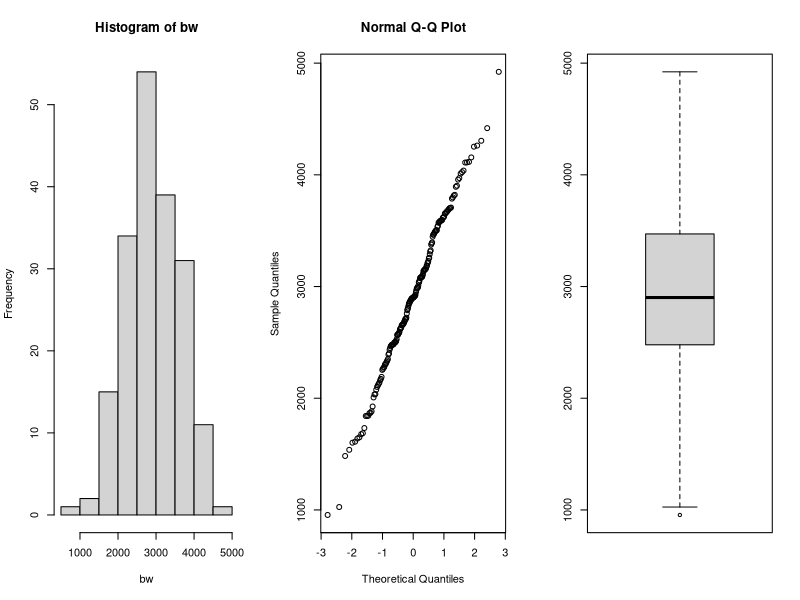
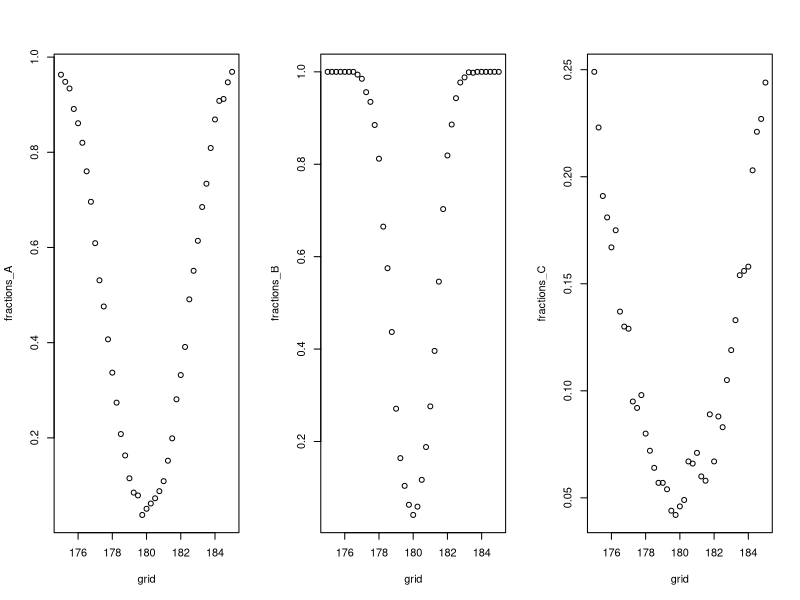
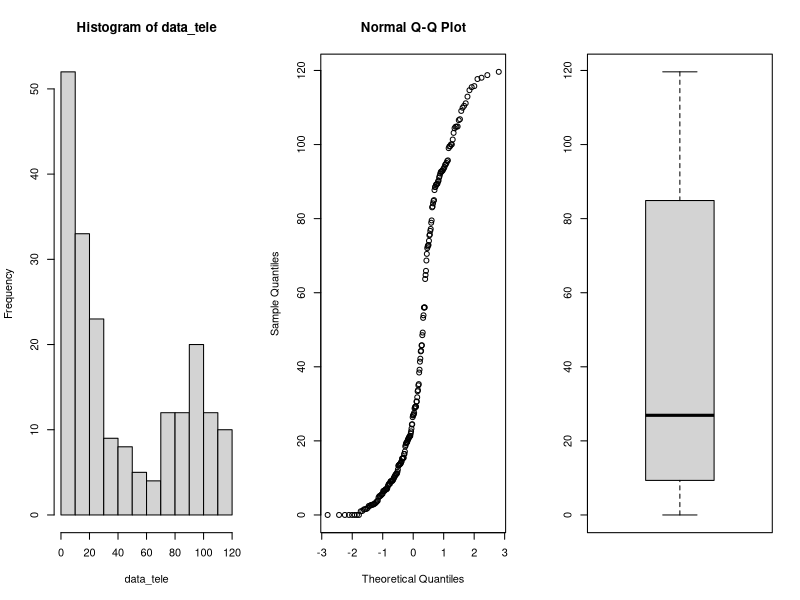
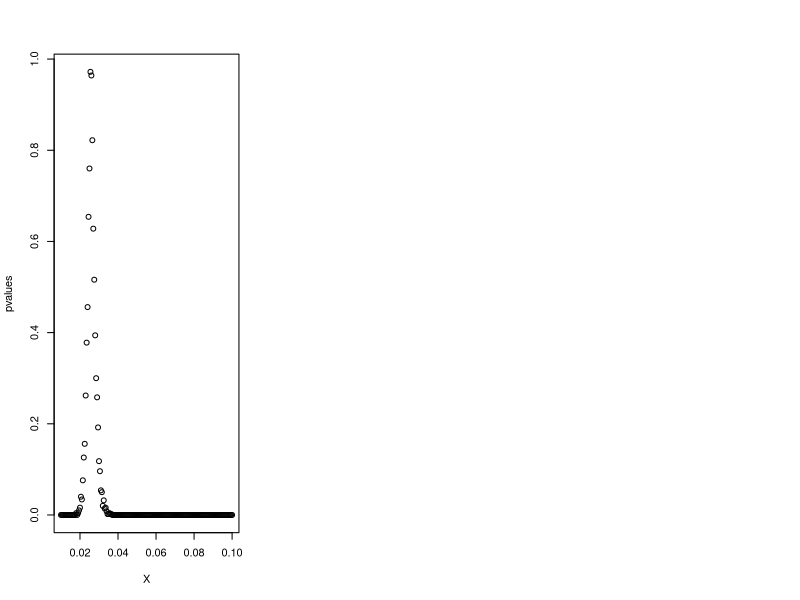
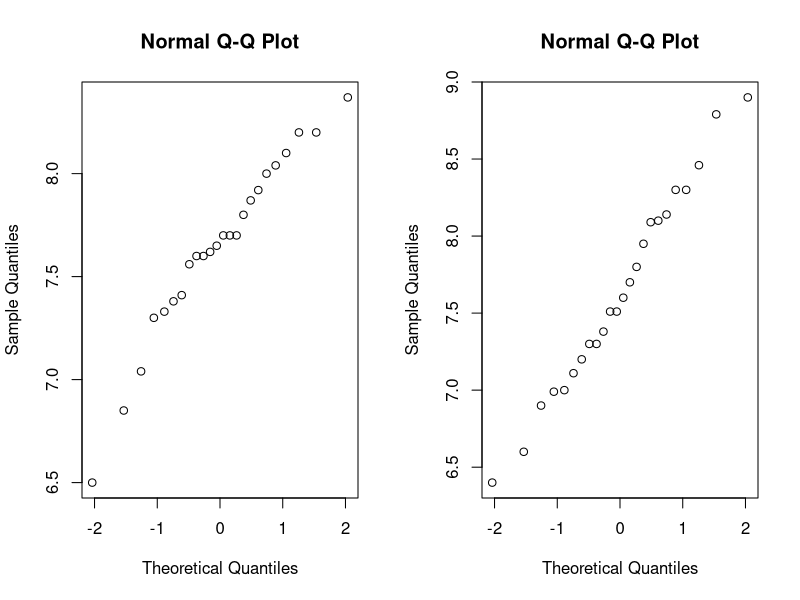
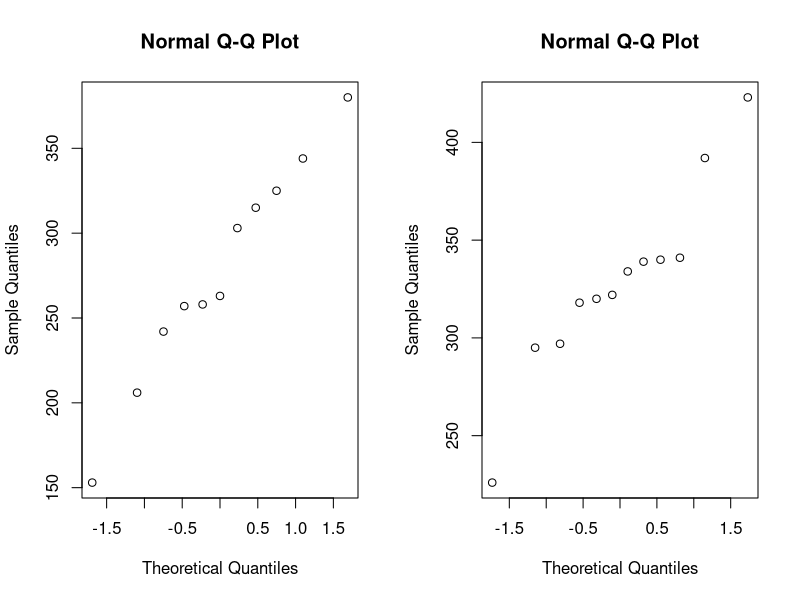
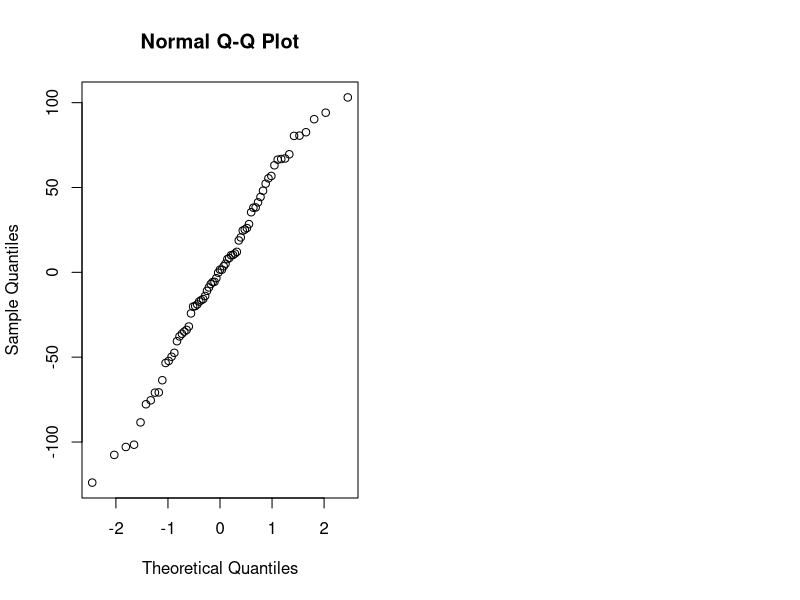

Write R code to recreate these figures, in order.
## ---- chunk 1
library(tidyverse)
library(rstudioapi)

knitr::opts_chunk$set(echo = TRUE)
options(knitr.table.format = "latex")
setwd(dirname(getActiveDocumentContext()$path))
# round numbers to 4 digits
options(scipen = 1, digits = 4)
## ---- chunk 2
par(mfrow=c(1,3))
data=read.table(file="data/birthweight.txt",header=TRUE)

bw = data$birthweight
hist(bw)
qqnorm(bw)
boxplot(bw)
shapiro.test(bw)

## ---- chunk 3
m = mean(bw)
sd = sd(bw)
n = length(bw)
error = qnorm(0.95)*sd/sqrt(n)
ci = c(m-error, m+error)
m
ci
## ---- chunk 4
t.test(bw, mu=2800, alternative = "greater", conf.level = 0.95)
## ---- chunk 5
n <- m <- 30
mu <- 180
nu <- 175
sd <- 5
grid <- seq(175,185, by=0.25)

power_function<-function(grid,n,m,mu,sd) {
  B <- 1000
  p <- numeric(B)
  G <- length(grid)
  fractions <- numeric(G)
  for (grid_nu in 1:G){
    p <- numeric(B)
    for (b in 1:B){
      x <- rnorm(n,mu,sd)
      y <- rnorm(m,grid[grid_nu],sd)
      p[b] <- t.test(x,y, var.equal = TRUE)[[3]]
    }
    fractions[grid_nu] <- mean(p<0.05)
  }
  return(fractions)
}

fractions_A <- power_function(grid,n,m,mu,sd)

## ---- chunk 6
n <- m <- 100
mu <- 180
sd <- 5

fractions_B <- power_function(grid,n,m,mu,sd)
## ---- chunk 7
n <- m <- 30
mu <- 180
sd <- 15

fractions_C <- power_function(grid,n,m,mu,sd)
par(mfrow=c(1,3))
plot(grid,fractions_A)
plot(grid,fractions_B)
plot(grid,fractions_C)
## ---- chunk 8
data<-read.table(file="data/telephone.txt",header=TRUE)
data_tele <- data$Bills
par(mfrow=c(1,3))
hist(data_tele)
qqnorm(data_tele)
boxplot(data_tele)
## ---- chunk 9
X <- seq(0.01, 0.1, 0.0005)
pvalues <- c()
t <- median(data_tele)
for (x in X){
  B <- 1000
  tstar <- numeric(B)
  n <- length(data_tele)
  
  for (i in 1:B){
    xstar <- rexp(n,x)
    tstar[i] <- median(xstar)
  }
  pl<-sum(tstar<t)/B
  pr<-sum(tstar>t)/B
  p<-2*min(pl,pr)
  pl;pr;p
  pvalues <- c(pvalues,p)
}
plot(X, pvalues)
## ---- chunk 10
B <- 1000
T1 <- median(data_tele)
Tstar <- numeric(B)
for (i in 1:B){
  Xstar <- sample(data_tele,replace=TRUE)
  Tstar[i] <- median(Xstar)
}
Tstar25 <- quantile(Tstar,0.025)
Tstar975 <- quantile(Tstar, 0.975)

T1
c(2*T1-Tstar975, 2*T1-Tstar25)

## ---- chunk 11
max_index <- which.max(pvalues)

opt_Lambda <- X[max_index]
## ---- chunk 12
bill_bigeq40 <- sum(data_tele>=40)
bill_smal40 <- sum(data_tele<40)

binom.test(bill_bigeq40, length(data_tele),p=0.5)
binom.test(bill_smal40, length(data_tele),p=0.5)

bill_less10 <- sum(data_tele < 10)
bill_less10/length(data_tele)
## ---- chunk 13
data <- read.table(file="data/run.txt",header=TRUE)
cor.test(data$before, data$after)$p.value
## disgnostics
par(mfrow=c(1,2)); qqnorm(data$before); qqnorm(data$after)
## ---- chunk 14
# calculate differences
data <- data %>% 
  mutate(diff = before - after)

# filter for lemo

lemo <- data %>% 
  filter(drink == "lemo")

paste0("p-value for soft drink: ", round(t.test(lemo$before, lemo$after, paired = TRUE)$p.value, 4))

# filter for energy

energy <- data %>% 
  filter(drink == "energy")

paste0("p-value for energy drink: ", round(t.test(energy$before, energy$after, paired = TRUE)$p.value, 4))
## ---- chunk 15

# perform t-test

t.test(lemo$diff, energy$diff)$p.value

## ---- chunk 16
# filter for meatmeal

meatmeal <- chickwts %>% 
  filter(feed == "meatmeal") %>% 
  select(weight)

# filter for sunflower

sunflower <- chickwts %>% 
  filter(feed == "sunflower") %>% 
  select(weight)

# check for data normality

par(mfrow=c(1,2))
qqnorm(meatmeal$weight)
qqnorm(sunflower$weight)

# perform t-test, the data is not paired

paste0("t-test p-value: ", round(t.test(meatmeal, sunflower)$p.value, 4))

# Mann-Whitney test

paste0("Mann-Whitney test p-value: ", round(wilcox.test(meatmeal$weight, sunflower$weight)$p.value, 4))

# Kolmogorov-Smirnov test

paste0("Kolmogorov-Smirnov test: ", round(ks.test(meatmeal$weight, sunflower$weight)$p.value, 4))

## ---- chunk 17
chickaov <- lm(weight~feed, data = chickwts)
# performing one-way ANOVA
anova(chickaov)
#extracting more information
summary_table <- as_tibble(summary(chickaov)$coefficients) %>% 
  rename("p-value" = `Pr(>|t|)`)
knitr::kable(summary_table, "latex")
## ---- chunk 18
# check for normality
qqnorm(chickaov$residuals)
# check if the variances are equal
chickwts %>% 
  group_by(feed) %>% 
  summarise(variance = var(weight))
## ---- chunk 19
kruskal.test(weight~feed, data = chickwts)$p.value
